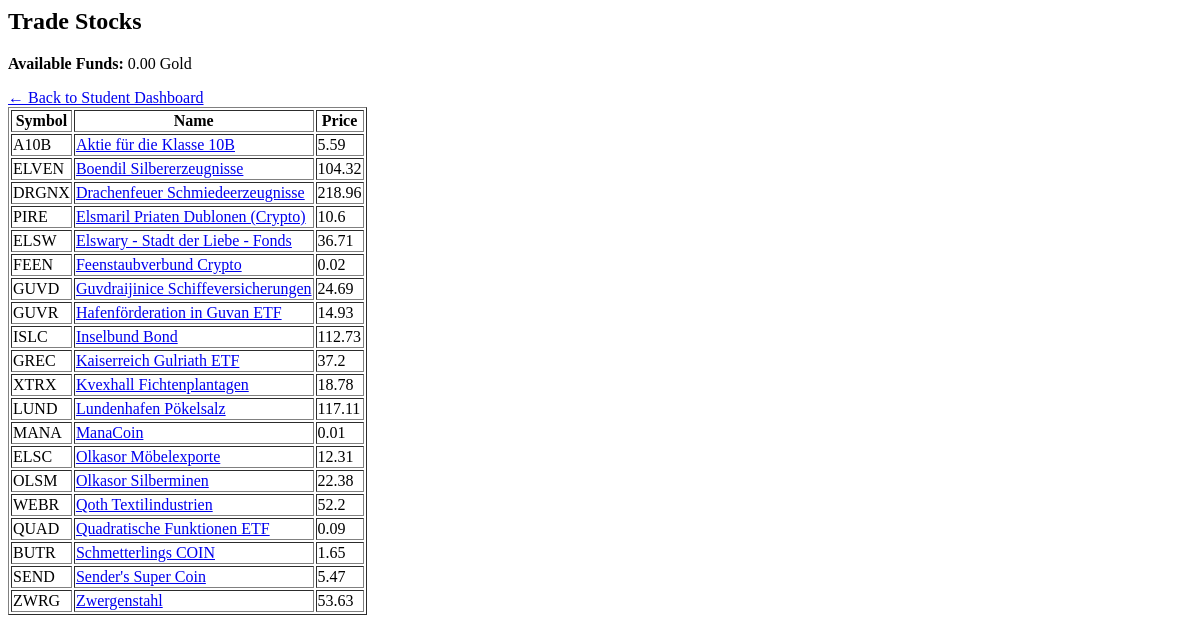
The page /student/trade (signed in) on the database as committed earlier.
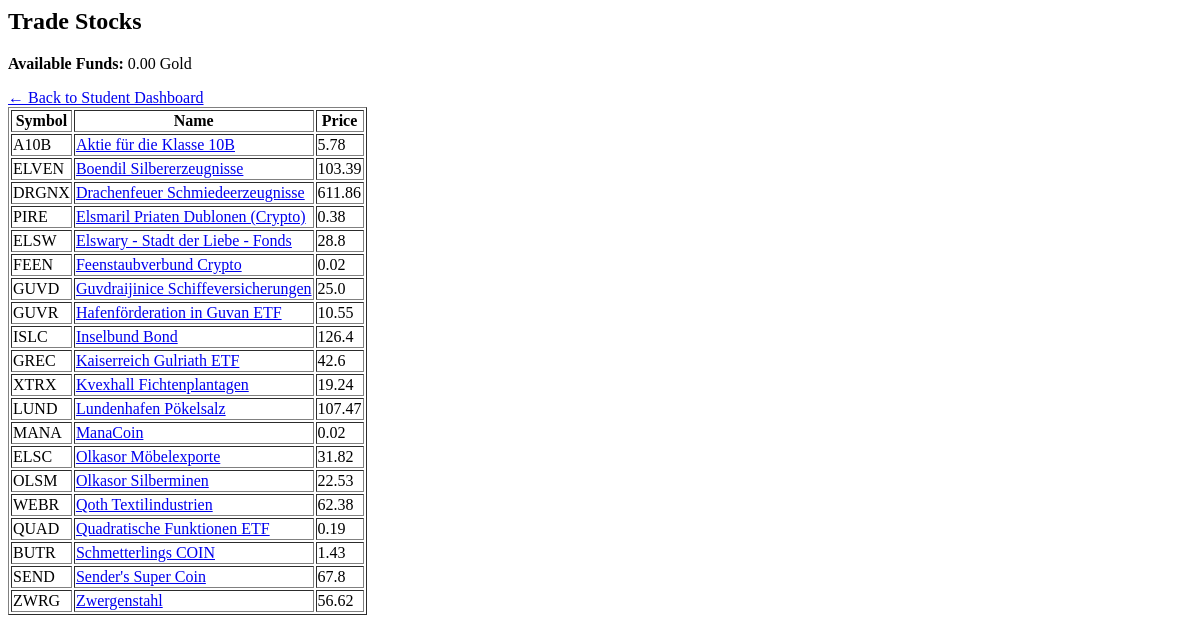
The same page on the database as committed later.
### models.py (models this page shows)
class Stock(Base):
    __tablename__ = "stocks"
    id = Column(Integer, primary_key=True)
    symbol = Column(String, unique=True, nullable=False)
    name = Column(String, nullable=False)
    current_price = Column(Float, nullable=False)
    volatility=Column(Float)
    category=Column(String)
    monthly_target_change = Column(Float, default=0.0)
    created_at = Column(DateTime, default=datetime.utcnow())

### student_routes.py (the view)
@student_bp.route("/trade")
def trade():
    db = SessionLocal()
    user_id = session.get("user_id")
    student = db.query(User).filter_by(id=user_id).first()
    stocks = db.query(Stock).order_by(Stock.name).all()
    db.close()
    return render_template("student_trade.html", student=student, stocks=stocks)

### templates/student_trade.html (shortened to what this page needs)
<h2>Trade Stocks</h2>
<p><strong>Available Funds:</strong> {{ '%.2f' % student.funds }} Gold</p>
<a href="{{ url_for('student.dashboard') }}">← Back to Student Dashboard</a>
<table border="1">
    <tr>
        <th>Symbol</th>
        <th>Name</th>
        <th>Price</th>
    </tr>
    {% for stock in stocks %}
    <tr>
        <td>{{ stock.symbol }}</td>
        <td>
            <a href="#"
                class="stock-link"
                data-id="{{ stock.id }}"
                data-name="{{ stock.name }}"
                data-price="{{ stock.current_price }}">
                {{ stock.name }}
            </a>
        </td>
        <td>{{ stock.current_price }}</td>
    </tr>
    {% endfor %}
</table>

Rows that differ between the two databases and show on the page:
changed Stock "Aktie für die Klasse 10B": current_price "5.59" → "5.78"
changed Stock "ELVEN": current_price "104.32" → "103.39"
changed Stock "DRGNX": current_price "218.96" → "611.86"
changed Stock "PIRE": current_price "10.6" → "0.38"
changed Stock "ELSW": current_price "36.71" → "28.8"
changed Stock "GUVD": current_price "24.69" → "25.0"
changed Stock "GUVR": current_price "14.93" → "10.55"
changed Stock "ISLC": current_price "112.73" → "126.4"
changed Stock "GREC": current_price "37.2" → "42.6"
changed Stock "XTRX": current_price "18.78" → "19.24"
changed Stock "LUND": current_price "117.11" → "107.47"
changed Stock "MANA": current_price "0.01" → "0.02"
changed Stock "ELSC": current_price "12.31" → "31.82"
changed Stock "OLSM": current_price "22.38" → "22.53"
changed Stock "WEBR": current_price "52.2" → "62.38"
changed Stock "QUAD": current_price "0.09" → "0.19"
changed Stock "BUTR": current_price "1.65" → "1.43"
changed Stock "SEND": current_price "5.47" → "67.8"
changed Stock "ZWRG": current_price "53.63" → "56.62"
